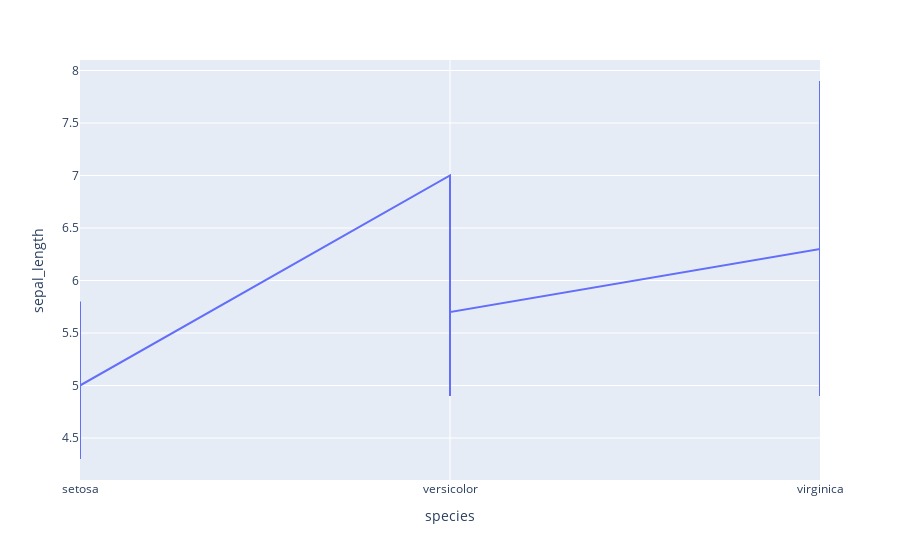

The notebook cell saved with this chart:
### Code cell
# line Chart
a = px.line(df1, x='species', y='sepal_length')
a.show()

### Figure 1 — Plotly figure (JSON) as saved in the notebook; plotly's stock layout.template omitted (floating-point values rounded to 4 significant figures; data arrays with more than 128 entries replaced by an {"elided": "..."} marker saying what was removed)
{"data": [{"hovertemplate": "species=%{x}<br>sepal_length=%{y}<extra></extra>", "legendgroup": "", "line": {"color": "#636efa", "dash": "solid"}, "marker": {"symbol": "circle"}, "mode": "lines", "name": "", "orientation": "v", "showlegend": false, "type": "scatter", "x": {"elided": "150 str values"}, "xaxis": "x", "y": {"elided": "150 float values"}, "yaxis": "y"}], "layout": {"autosize": true, "legend": {"tracegroupgap": 0}, "margin": {"t": 60}, "xaxis": {"anchor": "y", "autorange": true, "domain": [0, 1], "range": [0, 2], "title": {"text": "species"}, "type": "category"}, "yaxis": {"anchor": "x", "autorange": true, "domain": [0, 1], "range": [4.1, 8.1], "title": {"text": "sepal_length"}, "type": "linear"}}}
